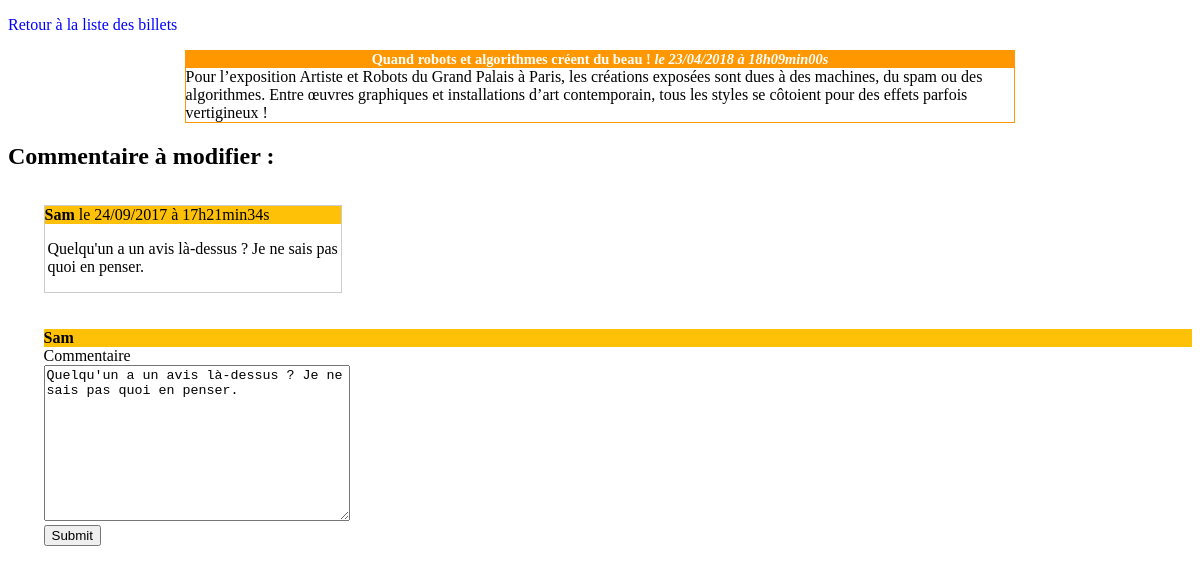
/index.php?action=viewComment&idC=2&id=9, run on the app's committed database.
### tables this page shows
CREATE TABLE IF NOT EXISTS `posts` (
  `id` int(11) NOT NULL AUTO_INCREMENT,
  `title` varchar(255) NOT NULL,
  `content` text NOT NULL,
  `creation_date` datetime NOT NULL,
  PRIMARY KEY (`id`)
);

CREATE TABLE IF NOT EXISTS `comments` (
  `id` int(11) NOT NULL AUTO_INCREMENT,
  `post_id` int(11) NOT NULL,
  `author` varchar(255) NOT NULL,
  `comment` text NOT NULL,
  `date_comment` datetime NOT NULL,
  PRIMARY KEY (`id`)
);

### controller/frontend.php (called while the page is built, shortened)
<?php
require_once('model\PostManager.php');
require_once('model\CommentManager.php');
function comment()
{
    $postManager = new \TP_MVC\Blog\Model\PostManager();
    $commentManager = new \TP_MVC\Blog\Model\CommentManager();
    $post = $postManager->getPost($_GET['id']);
    $viewComment = $commentManager->viewComment($_GET['idC']);
    require ('\view\frontend\commentView.php');
}

### model/postManager.php (called while the page is built, shortened)
<?php
class PostManager extends Manager
{
    public function getPost($postId)
    {
        $db = $this->dbConnect();
        $req = $db->prepare('SELECT id, title, content, DATE_FORMAT(creation_date, \'%d/%m/%Y à %Hh%imin%ss\') AS creation_date_fr FROM posts WHERE id = ?');
        $req->execute(array($postId));
        $post = $req->fetch();
        return $post;
    }
}

### model/commentManager.php (called while the page is built, shortened)
<?php
class CommentManager extends Manager
{
    public function viewComment($viewCommentId)
    {
        $db = $this->dbConnect();
        $comment = $db->prepare('SELECT id, author, comment, DATE_FORMAT(date_comment, \'%d/%m/%Y à %Hh%imin%ss\') AS date_comment_fr FROM comments WHERE id = ?');
        $comment->execute(array($viewCommentId));
        $viewComment = $comment->fetch();
        return $viewComment;
    }
}

### view/frontend/commentView.php (the view, shortened to what this page needs)
<p><a href="index.php">Retour à la liste des billets</a></p>
<div class="news">
    <h3>
        <?= htmlspecialchars($post['title']) ?>
        <em>le <?= $post['creation_date_fr'] ?></em>
    </h3>
    <p>
        <?= nl2br(htmlspecialchars($post['content'])) ?>
    </p>
</div>
<h2>Commentaire à modifier :</h2>
<div class="comments">
            <p class="author"><strong><?= htmlspecialchars($viewComment['author']) ?></strong> le <?= $viewComment['date_comment_fr'] ?></p>
            <p class="comment"><?= nl2br(htmlspecialchars($viewComment['comment'])) ?></p>
</div>
<div class="form">
    <form action="index.php?action=editComment&amp;idC=<?= $viewComment['id'] ?>&amp;id=<?= $post['id'] ?>" method="post">
        <div>
            <p class="author"><strong><?= htmlspecialchars($viewComment['author']) ?></strong>
        </div>
        <div>
            <label for="comment">Commentaire</label><br />
            <textarea id="comment" name="comment"><?php echo $viewComment['comment'] ?></textarea>
        </div>
        <div>
            <input type="submit" />
        </div>
    </form>
</div>
<?php require'template.php'; ?>

### public/css/style.css (style rules this page uses)
h1, h3 { text-align:center; margin: 0 0 0 0; }
h3 { background-color:#ff9800; color:white; font-size:0.9em; margin-bottom:0px; }
.news p { background-color:#FFF; margin: auto; }
.news { width:70%; margin: auto; margin-bottom: 1%; border: 1px solid #ff9800; }
a { text-decoration: none; color: blue; }
textarea#comment { width: 300px; height: 150px; }
.author { background-color: #ffc107; margin: 0 0 0 0; }
.comments { border: 1px solid #ccc; width: 25%; margin-top: 3%; margin-left: 3%; }
.comment { margin-left: 1%; }
.form { margin-left: 3%; margin-top: 3%; }

### data on the page
posts: title "Quand robots et algorithmes créent du beau !", content "Pour l’exposition Artiste et Robots du Grand Palais à Paris, les créations exposées sont dues à des machines, du spam ou des algorithmes. Entre œuvres graphiques et installations d’art contemporain, tous les styles se côtoient pour des effets parfois vertigineux !"
comments: author "Sam", comment "Quelqu'un a un avis là-dessus ? Je ne sais pas quoi en penser."

### other printed values
$post['creation_date_fr'] "23/04/2018 à 18h09min00s"
$viewComment['date_comment_fr'] "24/09/2017 à 17h21min34s"
